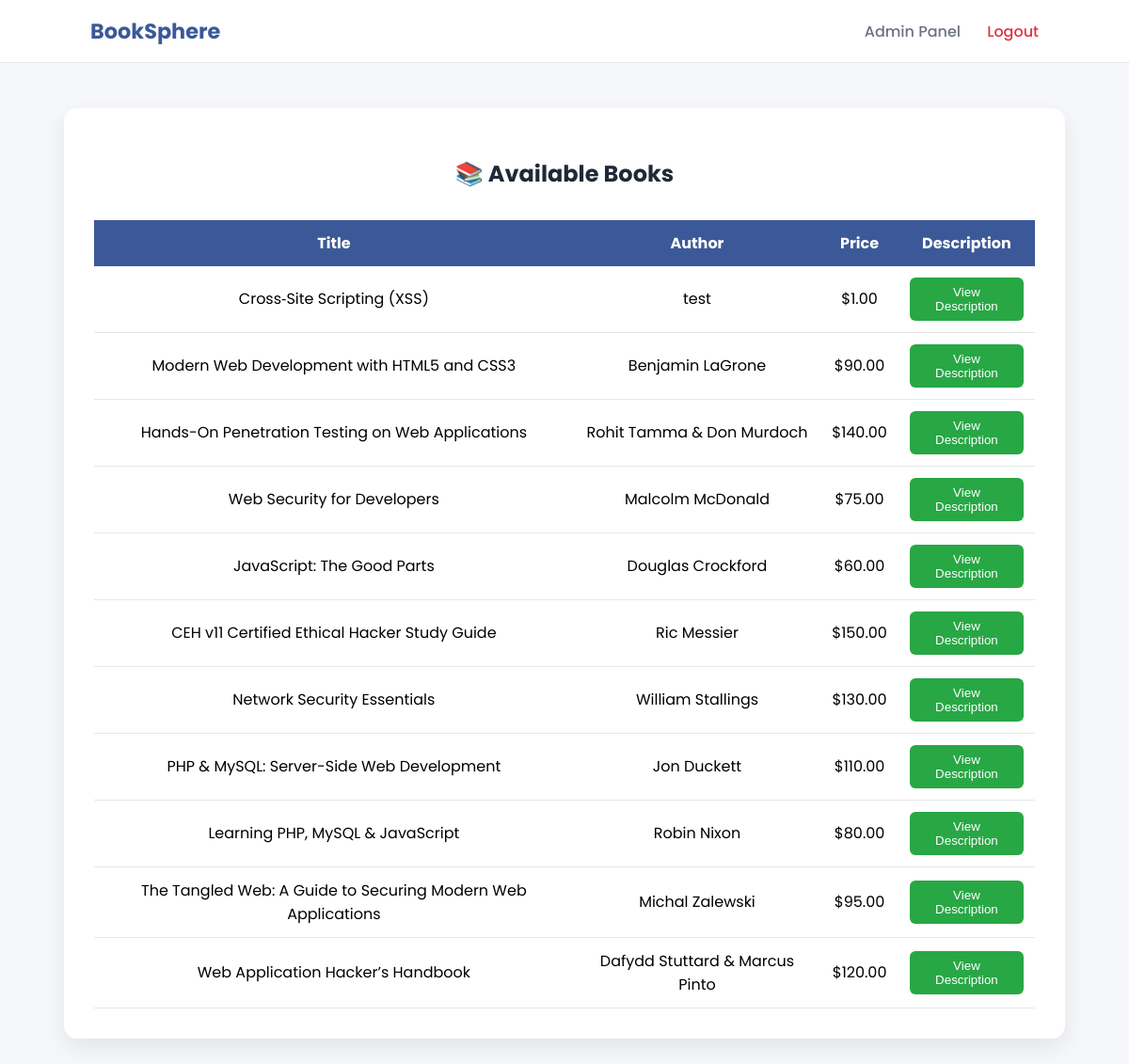
Page /view_books.php (signed in) on the earlier database version.
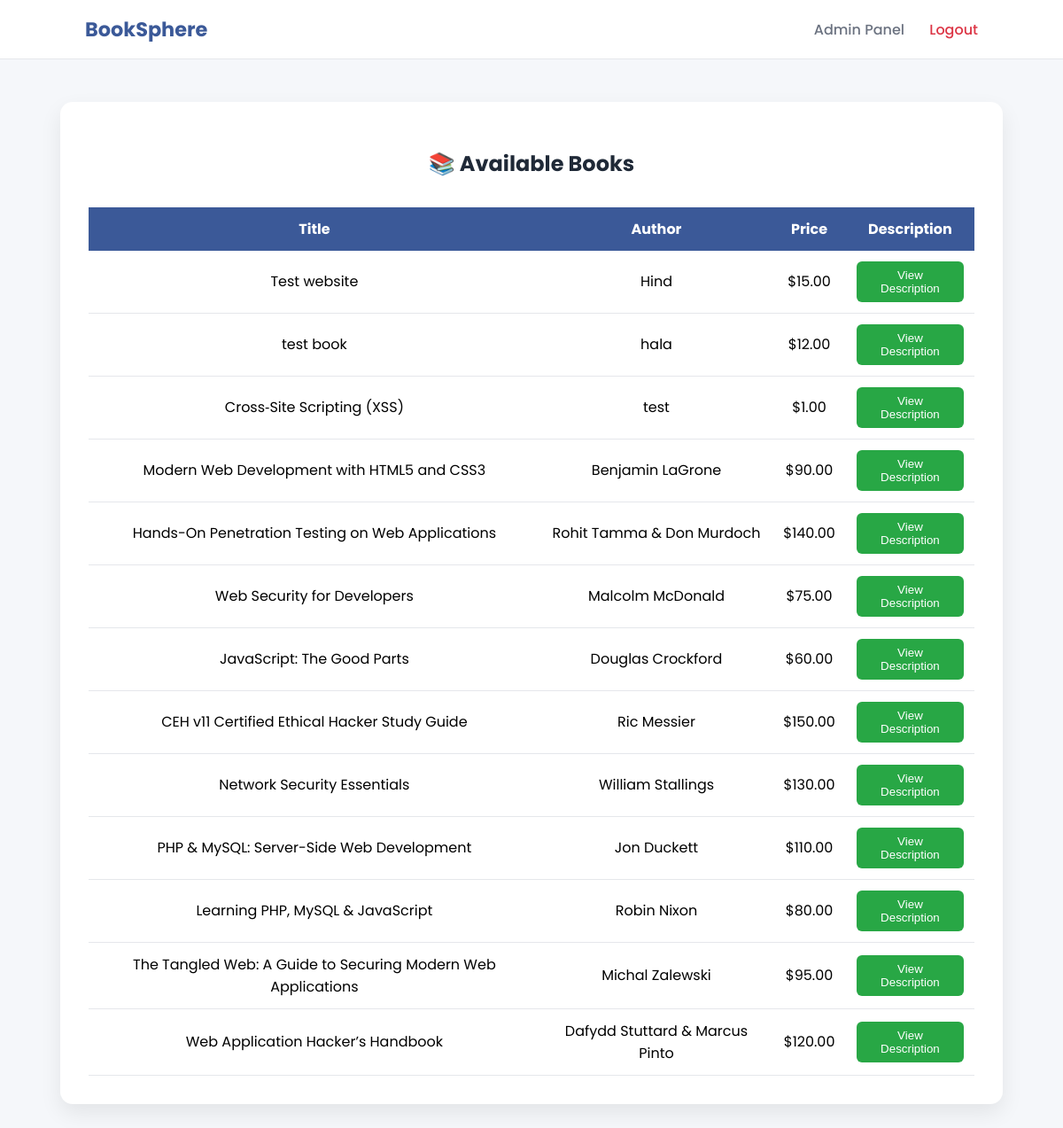
Same page on the later database version.
### tables this page shows
CREATE TABLE `books` (
  `id` int UNSIGNED NOT NULL,
  `title` varchar(200) NOT NULL,
  `author` varchar(150) NOT NULL,
  `price` decimal(10,2) NOT NULL,
  `description` text,
  `created_at` datetime NOT NULL DEFAULT CURRENT_TIMESTAMP
);

### view_books.php (the view, shortened to what this page needs)
<?php
require "connection.php";
$stmt = $conn->prepare("SELECT id, title, author, price, description FROM books ORDER BY id DESC");
$stmt->execute();
$result = $stmt->get_result();
?>
<!DOCTYPE html>
<html lang="en">
<head>
</head>
<body>
<header>
    <div class="logo">Book<span>Sphere</span></div>
    <nav>
        <?php if ($_SESSION['role'] === 'admin'): ?>
            <a href="admin.php">Admin Panel</a>
        <?php endif; ?>
        <a href="logout.php" style="color:#dc3545;">Logout</a>
    </nav>
</header>
<div class="container">
    <h2>📚 Available Books</h2>
    <table>
        <tr>
            <th>Title</th>
            <th>Author</th>
            <th>Price</th>
            <th>Description</th>
        </tr>
        <?php while ($row = $result->fetch_assoc()): ?>
            <tr>
                <td><?= htmlspecialchars($row['title']) ?></td>
                <td><?= htmlspecialchars($row['author']) ?></td>
                <td>$<?= htmlspecialchars($row['price']) ?></td>
                <td>
                    <button class="desc-btn"
                        onclick="showDescription(this.dataset.desc)"
                        data-desc="<?= htmlspecialchars($row['description'], ENT_QUOTES) ?>">
                        View Description
                    </button>
                </td>
            </tr>
        <?php endwhile; ?>
    </table>
</div>
</body>
</html>

### view_books.php (style rules this page uses)
body { margin: 0; padding: 0; font-family: 'Poppins', sans-serif; background: #f5f7fa; }
header { background: #ffffff; padding: 1rem 8%; display: flex; justify-content: space-between; align-items: center; border-bottom: 1px solid #e5e7eb; }
.logo { font-weight: 700; font-size: 1.4rem; color: #3b5998; }
nav a { margin-left: 1.5rem; text-decoration: none; color: #6b7280; font-weight: 500; }
.container { max-width: 1000px; margin: 3rem auto; background: white; padding: 2rem; border-radius: 14px; box-shadow: 0 10px 25px rgba(0,0,0,0.08); }
h2 { text-align: center; color: #1f2937; margin-bottom: 2rem; }
table { width: 100%; border-collapse: collapse; }
th { background: #3b5998; color: white; padding: 12px; }
td { padding: 12px; border-bottom: 1px solid #e5e7eb; text-align: center; }
.desc-btn { padding: 8px 12px; background: #28a745; color: white; border: none; border-radius: 6px; cursor: pointer; transition: 0.3s; }

Differences in the rows shown:
added books: title "Test website", author "Hind", price "15.00"
added books: title "test book", author "hala", price "12.00"
